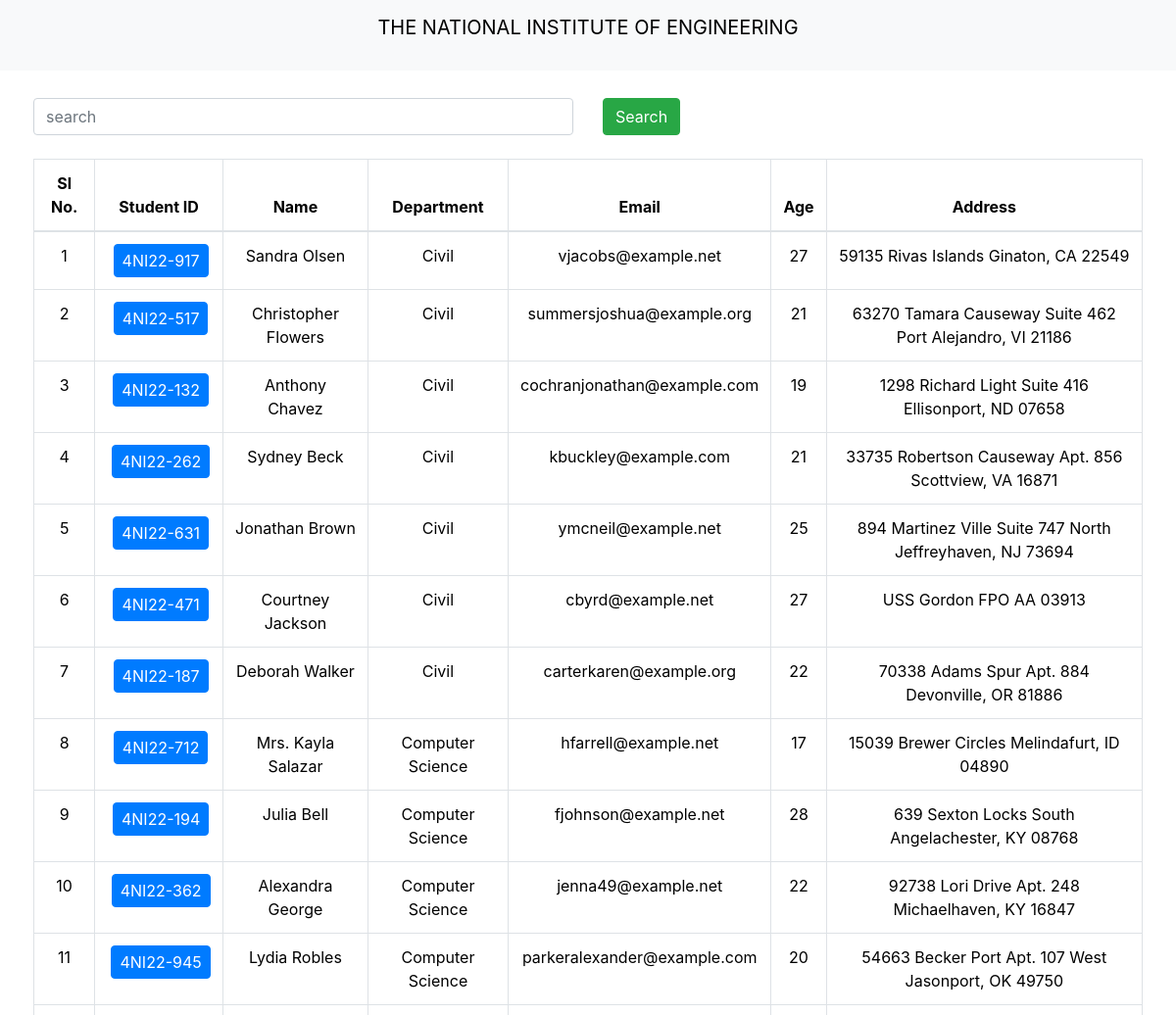
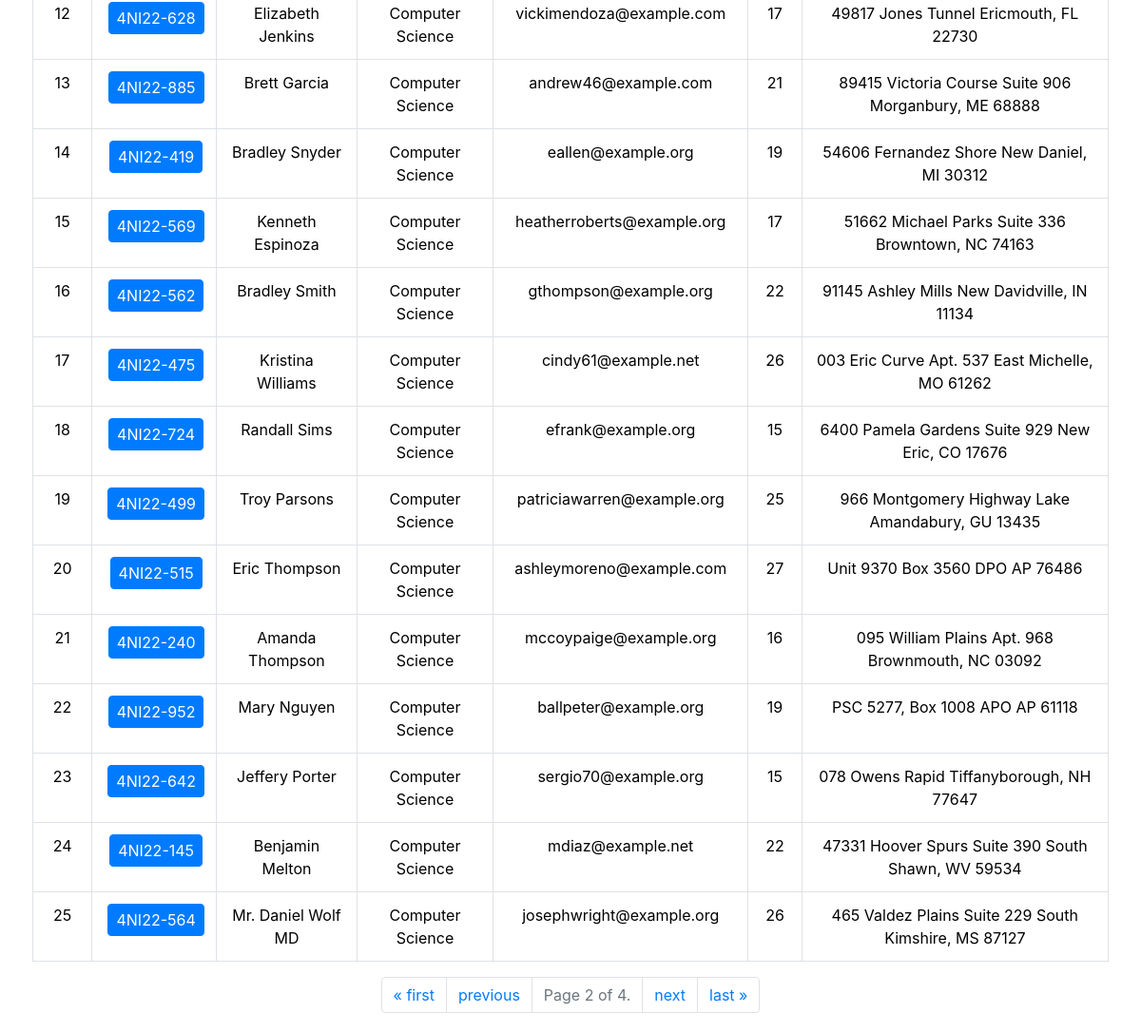
Screenshot of /?page=2 with the database file from the repository (2 pictures, top to bottom).
### reportcardapp/models.py (models this page shows, shortened)
class Student(models.Model):
    student_department = models.ForeignKey(Department, related_name="depart", on_delete=models.CASCADE, null=True, blank=True)
    student_id = models.OneToOneField(StudentID, related_name='studentid', on_delete=models.CASCADE, null=True, blank=True)
    student_name = models.CharField(max_length=100)
    student_email = models.EmailField(unique=True, null=True, blank=True) #should be unique
    student_age = models.IntegerField(default=18)
    student_address = models.TextField(null=True, blank=True)
    class Meta:
        ordering = ['student_department']
        verbose_name = "student"

class StudentID(models.Model):
    student_id = models.CharField(max_length=100)

class Department(models.Model):
    department = models.CharField(max_length=100)
    class Meta:
        ordering = ['department']

### reportcardapp/views.py (the view, shortened to what this page needs)
# urls.py: path('', get_students),
def get_students(request):
    queryset=Student.objects.all()
    paginator = Paginator(queryset, 25)  # Show 25 querys per page.
    page_number = request.GET.get("page", 1)
    page_obj = paginator.get_page(page_number)
    return render(request, 'students.html',{"queryset": page_obj})

### reportcardapp/templates/students.html (shortened to what this page needs)
{% extends "base.html" %}
{% block start %}
    <div class="container mt-4 p-1">
        <form method="GET">
            <div class='row'>
                <div class='col-md-6'>
                    <input class='form-control' name='search_query' placeholder='search'>
                </div>
                <div class='col-md-6'>
                    <button type='submit' class='btn btn-success'>Search</button>
                </div>
            </div>
        </form>
        <br>
        <table class="table table-bordered table-hover">
            <thead>
              <tr>
                <th scope="col">Sl No.</th>
                <th scope="col">Student ID</th>
                <th scope="col">Name</th>
                <th scope="col">Department</th>
                <th scope="col">Email</th>
                <th scope="col">Age</th>
                <th scope="col">Address</th>
              </tr>
            </thead>
            <tbody>
                {% for student in queryset %}
              <tr>
                <td>{{forloop.counter}}</td>
                <td>
                    <a href="{% url 'see_marks' student.student_id.student_id %}" class="btn btn-primary no-wrap">
                        {{ student.student_id.student_id }}
                    </a>
                </td>
                <td>{{student.student_name}}</td>
                <td>{{student.student_department.department}}</td>
                <td>{{student.student_email}}</td>
                <td>{{student.student_age}}</td>
                <td>{{student.student_address}}</td>
              </tr>
              {% endfor %}
            </tbody>
          </table>
        <nav aria-label="Page navigation">
            <ul class="pagination justify-content-center">
                {% if queryset.has_previous %}
                    <li class="page-item">
                        <a class="page-link" href="?page=1" aria-label="First">
                            <span aria-hidden="true">&laquo; first</span>
                        </a>
                    </li>
                    <li class="page-item">
                        <a class="page-link" href="?page={{ queryset.previous_page_number }}" aria-label="Previous">
                            <span aria-hidden="true">previous</span>
                        </a>
                    </li>
                {% endif %}
                <li class="page-item disabled">
                    <a class="page-link">
                        Page {{ queryset.number }} of {{ queryset.paginator.num_pages }}.
                    </a>
                </li>
                {% if queryset.has_next %}
                    <li class="page-item">
                        <a class="page-link" href="?page={{ queryset.next_page_number }}" aria-label="Next">
                            <span aria-hidden="true">next</span>
                        </a>
                    </li>
                    <li class="page-item">
                        <a class="page-link" href="?page={{ queryset.paginator.num_pages }}" aria-label="Last">
                            <span aria-hidden="true">last &raquo;</span>
                        </a>
                    </li>
                {% endif %}
            </ul>
        </nav>
        </div>
{% endblock %}

### reportcardapp/templates/base.html (style rules this page uses)
table, th, td { border: 2px solid; }
th, td { text-align: center; }
table { width: 100%; border-collapse: collapse; }
.no-wrap { white-space: nowrap; padding: 0.25rem 0.5rem; margin-left: 0.25rem; }

### rows the page displays
Student: student_id.student_id "4NI22-917", student_name "Sandra Olsen", student_department.department "Civil", student_email "vjacobs@example.net", student_age "27", student_address "59135 Rivas Islands Ginaton, CA 22549"
Student: student_id.student_id "4NI22-517", student_name "Christopher Flowers", student_department.department "Civil", student_email "summersjoshua@example.org", student_age "21", student_address "63270 Tamara Causeway Suite 462 Port Alejandro, VI 21186"
Student: student_id.student_id "4NI22-132", student_name "Anthony Chavez", student_department.department "Civil", student_email "cochranjonathan@example.com", student_age "19", student_address "1298 Richard Light Suite 416 Ellisonport, ND 07658"
Student: student_id.student_id "4NI22-262", student_name "Sydney Beck", student_department.department "Civil", student_email "kbuckley@example.com", student_age "21", student_address "33735 Robertson Causeway Apt. 856 Scottview, VA 16871"
Student: student_id.student_id "4NI22-631", student_name "Jonathan Brown", student_department.department "Civil", student_email "ymcneil@example.net", student_age "25", student_address "894 Martinez Ville Suite 747 North Jeffreyhaven, NJ 73694"
Student: student_id.student_id "4NI22-471", student_name "Courtney Jackson", student_department.department "Civil", student_email "cbyrd@example.net", student_age "27", student_address "USS Gordon FPO AA 03913"
Student: student_id.student_id "4NI22-187", student_name "Deborah Walker", student_department.department "Civil", student_email "carterkaren@example.org", student_age "22", student_address "70338 Adams Spur Apt. 884 Devonville, OR 81886"
Student: student_id.student_id "4NI22-712", student_name "Mrs. Kayla Salazar", student_department.department "Computer Science", student_email "hfarrell@example.net", student_age "17", student_address "15039 Brewer Circles Melindafurt, ID 04890"
Student: student_id.student_id "4NI22-194", student_name "Julia Bell", student_department.department "Computer Science", student_email "fjohnson@example.net", student_age "28", student_address "639 Sexton Locks South Angelachester, KY 08768"
Student: student_id.student_id "4NI22-362", student_name "Alexandra George", student_department.department "Computer Science", student_email "jenna49@example.net", student_age "22", student_address "92738 Lori Drive Apt. 248 Michaelhaven, KY 16847"
Student: student_id.student_id "4NI22-945", student_name "Lydia Robles", student_department.department "Computer Science", student_email "parkeralexander@example.com", student_age "20", student_address "54663 Becker Port Apt. 107 West Jasonport, OK 49750"
Student: student_id.student_id "4NI22-628", student_name "Elizabeth Jenkins", student_department.department "Computer Science", student_email "vickimendoza@example.com", student_age "17", student_address "49817 Jones Tunnel Ericmouth, FL 22730"
Student: student_id.student_id "4NI22-885", student_name "Brett Garcia", student_department.department "Computer Science", student_email "andrew46@example.com", student_age "21", student_address "89415 Victoria Course Suite 906 Morganbury, ME 68888"
Student: student_id.student_id "4NI22-419", student_name "Bradley Snyder", student_department.department "Computer Science", student_email "eallen@example.org", student_age "19", student_address "54606 Fernandez Shore New Daniel, MI 30312"
Student: student_id.student_id "4NI22-569", student_name "Kenneth Espinoza", student_department.department "Computer Science", student_email "heatherroberts@example.org", student_age "17", student_address "51662 Michael Parks Suite 336 Browntown, NC 74163"
Student: student_id.student_id "4NI22-562", student_name "Bradley Smith", student_department.department "Computer Science", student_email "gthompson@example.org", student_age "22", student_address "91145 Ashley Mills New Davidville, IN 11134"
Student: student_id.student_id "4NI22-475", student_name "Kristina Williams", student_department.department "Computer Science", student_email "cindy61@example.net", student_age "26", student_address "003 Eric Curve Apt. 537 East Michelle, MO 61262"
Student: student_id.student_id "4NI22-724", student_name "Randall Sims", student_department.department "Computer Science", student_email "efrank@example.org", student_age "15", student_address "6400 Pamela Gardens Suite 929 New Eric, CO 17676"
Student: student_id.student_id "4NI22-499", student_name "Troy Parsons", student_department.department "Computer Science", student_email "patriciawarren@example.org", student_age "25", student_address "966 Montgomery Highway Lake Amandabury, GU 13435"
Student: student_id.student_id "4NI22-515", student_name "Eric Thompson", student_department.department "Computer Science", student_email "ashleymoreno@example.com", student_age "27", student_address "Unit 9370 Box 3560 DPO AP 76486"
Student: student_id.student_id "4NI22-240", student_name "Amanda Thompson", student_department.department "Computer Science", student_email "mccoypaige@example.org", student_age "16", student_address "095 William Plains Apt. 968 Brownmouth, NC 03092"
Student: student_id.student_id "4NI22-952", student_name "Mary Nguyen", student_department.department "Computer Science", student_email "ballpeter@example.org", student_age "19", student_address "PSC 5277, Box 1008 APO AP 61118"
Student: student_id.student_id "4NI22-642", student_name "Jeffery Porter", student_department.department "Computer Science", student_email "sergio70@example.org", student_age "15", student_address "078 Owens Rapid Tiffanyborough, NH 77647"
Student: student_id.student_id "4NI22-145", student_name "Benjamin Melton", student_department.department "Computer Science", student_email "mdiaz@example.net", student_age "22", student_address "47331 Hoover Spurs Suite 390 South Shawn, WV 59534"
Student: student_id.student_id "4NI22-564", student_name "Mr. Daniel Wolf MD", student_department.department "Computer Science", student_email "josephwright@example.org", student_age "26", student_address "465 Valdez Plains Suite 229 South Kimshire, MS 87127"

### other values shown
{{ queryset.number }} "2"
{{ queryset.paginator.num_pages }} "4"
